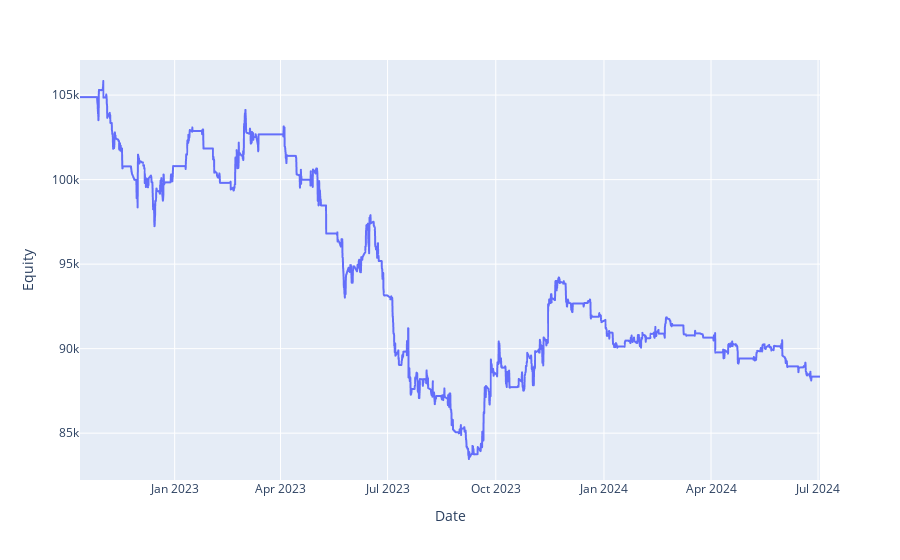

Notebook source saved alongside this figure:
### Code cell
def  optim_func(series):
    return (series['Return [%]'] /  (1 + (-1*series['Max. Drawdown [%]']))) * np.log(1 + series['# Trades'])

def optim_func_2(stats):
    equity_curve = stats._equity_curve['Equity'].values    
    x = np.arange(len(equity_curve)).reshape(-1, 1)
    reg = LinearRegression().fit(x, equity_curve)
    stability_ratio = reg.score(x, equity_curve)
    
    return (stats['Return [%]'] /  (1 + (-1*stats['Max. Drawdown [%]']))) * np.log(1 + stats['# Trades']) * stability_ratio
    
    
lookback_bars = 1500
validation_bars = 300
warmup_bars = 200

params = {
    'atr_multiplier' : np.arange(2, 6, 0.5).tolist(),
    'risk_reward' : np.arange(0.4, 5, 0.2).tolist(),
    'maximize': optim_func_2
}

stats = walk_forward(
    ShortMomentum,
    df, 
    lookback_bars=lookback_bars,
    validation_bars=validation_bars,
    warmup_bars=warmup_bars, 
    params=params,
    commission=7e-4, 
    margin=1/30, 
    cash=100_000,
    verbose=True
)

plot_full_equity_curve(
    df, 
    stats, 
    warmup_bars=warmup_bars,
    lookback_bars=lookback_bars, 
    overlay_price=True,
)

wfo_stats = get_wfo_stats(stats, warmup_bars, df)

for k, v in wfo_stats.items():
    print(k, v)

### Figure 1 — Plotly figure (JSON) as saved in the notebook; plotly's stock layout.template omitted (floating-point values rounded to 4 significant figures; data arrays with more than 128 entries replaced by an {"elided": "..."} marker saying what was removed)
{"data": [{"hovertemplate": "x=%{x}<br>y=%{y}<extra></extra>", "legendgroup": "", "line": {"color": "#636efa", "dash": "solid"}, "marker": {"symbol": "circle"}, "mode": "lines", "name": "", "showlegend": false, "textposition": "bottom right", "type": "scattergl", "x": {"elided": "2700 str values"}, "xaxis": "x", "y": {"elided": "2700 float values"}, "yaxis": "y"}], "layout": {"legend": {"tracegroupgap": 0}, "margin": {"t": 60}, "xaxis": {"anchor": "y", "domain": [0, 1], "title": {"text": "Date"}}, "yaxis": {"anchor": "x", "domain": [0, 1], "title": {"text": "Equity"}}}}
